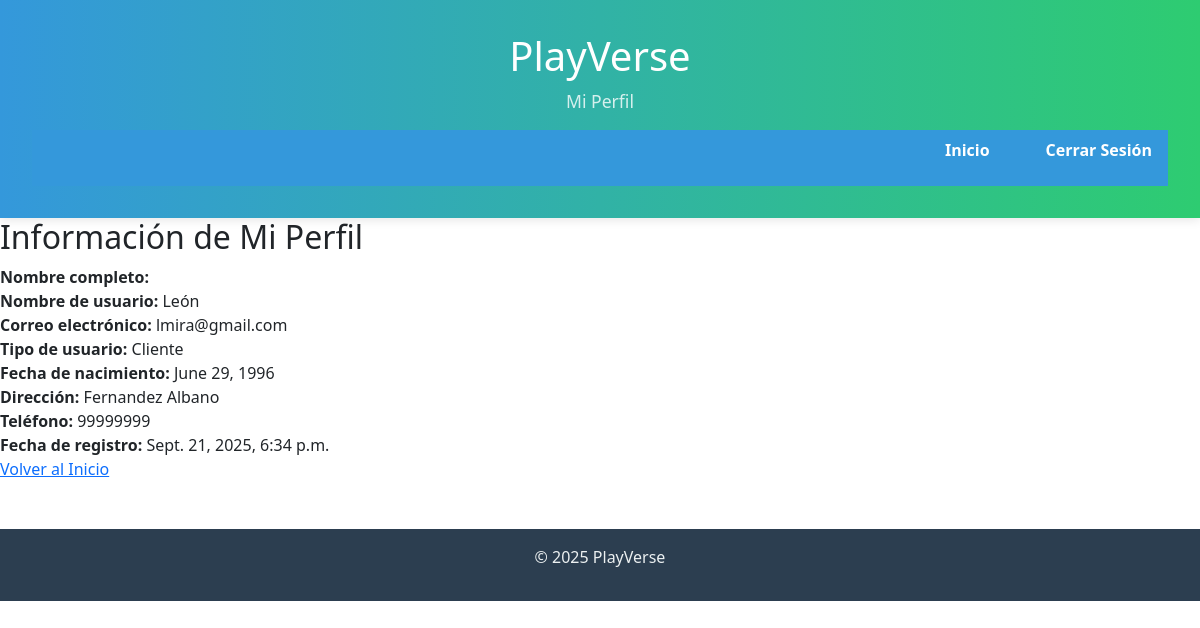
Screenshot of /perfil/ (signed in) with the database file from the repository.
### core/models.py (models this page shows)
class Usuario(AbstractUser):
    TIPO_USUARIO_CHOICES = [
        ('admin', 'Administrador'),
        ('cliente', 'Cliente'),
    ]
    email = models.EmailField(unique=True)
    tipo_usuario = models.CharField(max_length=10, choices=TIPO_USUARIO_CHOICES, default='cliente')
    fecha_nacimiento = models.DateField(null=True, blank=True)
    direccion = models.TextField(null=True, blank=True)
    telefono = models.CharField(max_length=15, null=True, blank=True)
    USERNAME_FIELD = 'email'
    REQUIRED_FIELDS = ['username']

### core/views.py (the view)
# urls.py: path('perfil/', views.perfil, name='perfil'),
@login_required
def perfil(request):
    return render(request, "acceso/perfil.html")

### core/templates/acceso/perfil.html (shortened to what this page needs)
{% load static %}
<!DOCTYPE html>
<html lang="es">
<head>
    <link rel="stylesheet" href="{% static 'css/styles.css' %}">
    <link href="https://cdn.jsdelivr.net/npm/bootstrap@5.3.2/dist/css/bootstrap.min.css" rel="stylesheet">
</head>
<body>
    <header>
        <div class="header-container">
            <h1>PlayVerse</h1>
            <p>Mi Perfil</p>
            <nav class="navbar">
                <ul class="nav-links">
                    <li><a href="{% url 'inicio' %}">Inicio</a></li>
                    <li><a href="{% url 'logout' %}">Cerrar Sesión</a></li>
                </ul>
            </nav>
        </div>
    </header>
    <main>
        <div class="form-container">
            <h2>Información de Mi Perfil</h2>
            <div class="perfil-info">
                <div class="info-item">
                    <strong>Nombre completo:</strong>
                </div>
                <div class="info-item">
                    <strong>Nombre de usuario:</strong>
                    <span>{{ user.username }}</span>
                </div>
                <div class="info-item">
                    <strong>Correo electrónico:</strong>
                    <span>{{ user.email }}</span>
                </div>
                <div class="info-item">
                    <strong>Tipo de usuario:</strong>
                    <span>{{ user.get_tipo_usuario_display }}</span>
                </div>
                {% if user.fecha_nacimiento %}
                <div class="info-item">
                    <strong>Fecha de nacimiento:</strong>
                    <span>{{ user.fecha_nacimiento }}</span>
                </div>
                {% endif %}
                {% if user.direccion %}
                <div class="info-item">
                    <strong>Dirección:</strong>
                    <span>{{ user.direccion }}</span>
                </div>
                {% endif %}
                {% if user.telefono %}
                <div class="info-item">
                    <strong>Teléfono:</strong>
                    <span>{{ user.telefono }}</span>
                </div>
                {% endif %}
                <div class="info-item">
                    <strong>Fecha de registro:</strong>
                    <span>{{ user.date_joined }}</span>
                </div>
            </div>
            <div class="botones-perfil">
                <a href="{% url 'inicio' %}" class="btn-animado">Volver al Inicio</a>
            </div>
        </div>
    </main>
    <footer>
        <p>&copy; 2025 PlayVerse</p>
    </footer>
</body>
</html>

### core/static/css/styles.css (style rules this page uses)
:root { --primary: #3498db; --secondary: #2ecc71; --tertiary: #9b59b6; --dark: #2c3e50; --light: #ecf0f1; --danger: #e74c3c; --warning: #f39c12; --white: #ffffff; --gray-light: #f5f7fa; }
* { margin: 0; padding: 0; box-sizing: border-box; }
body { font-family: 'Roboto', sans-serif; background-color: var(--gray-light); color: var(--dark); line-height: 1.6; transition: background-color 0.3s ease; }
header { background: linear-gradient(to right, var(--primary), var(--secondary)); padding: 2rem; text-align: center; box-shadow: 0 2px 10px rgba(0, 0, 0, 0.1); animation: fadeInDown 1s ease; }
header h1 { font-size: 2.5rem; color: var(--white); }
header p { font-size: 1.1rem; color: rgba(255, 255, 255, 0.8); margin-top: 0.5rem; }
nav { margin-top: 1rem; }
nav a { margin: 0 1rem; color: var(--white); text-decoration: none; font-weight: bold; transition: color 0.3s ease; }
footer { background-color: var(--dark); color: var(--light); text-align: center; padding: 1rem; margin-top: 3rem; }
.navbar { display: flex; justify-content: space-between; align-items: center; background-color: var(--primary); padding: 1rem 2rem; color: var(--white); font-family: 'Segoe UI', sans-serif; }
.nav-links { list-style: none; display: flex; gap: 1.5rem; }
.nav-links a { color: var(--white); text-decoration: none; transition: color 0.3s ease; }

### rows the page displays
Usuario: username "León", email "lmira@gmail.com", tipo_usuario "Cliente", fecha_nacimiento "June 29, 1996", direccion "Fernandez Albano", telefono "99999999", date_joined "Sept. 21, 2025, 6:34 p.m."
